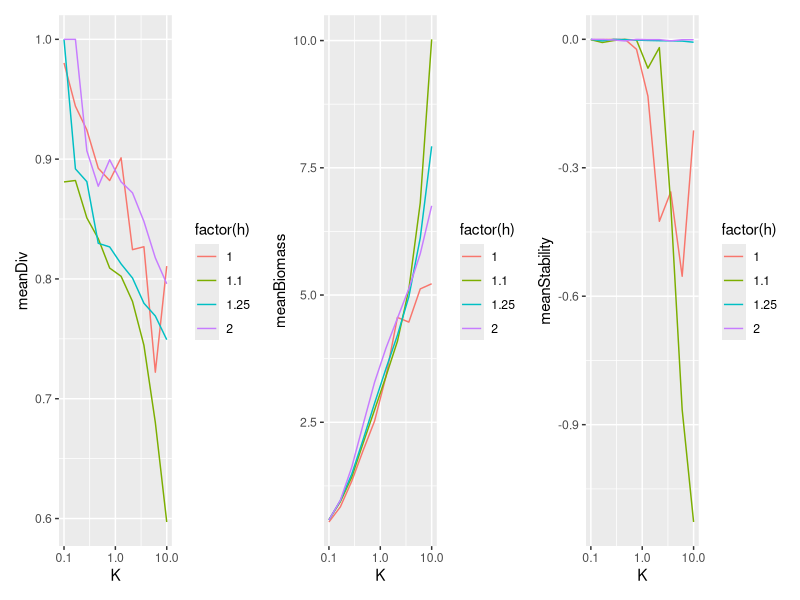
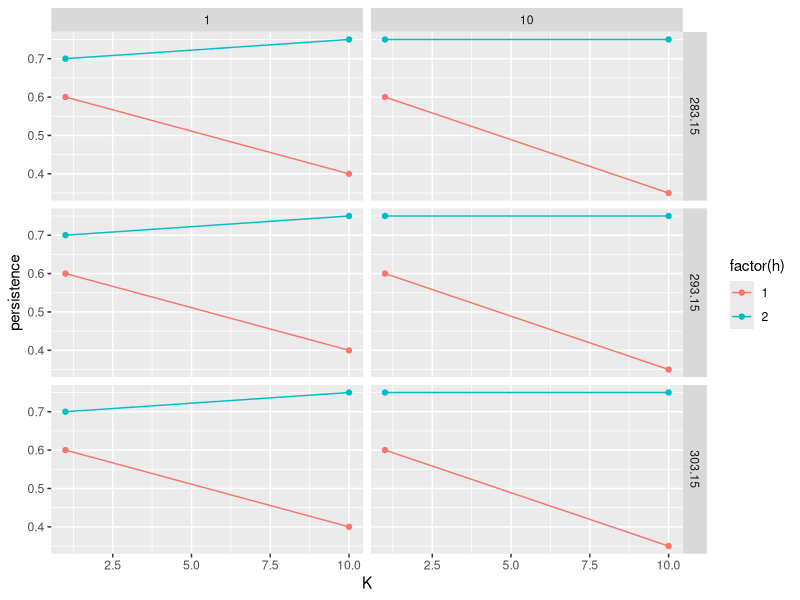

These figures' R source, in order:
library(tidyverse)
library(patchwork)

df <- read_csv("h-k_exp.csv")
df2 <- read_csv("outdf.csv")

sumDat_div <- df %>% 
  group_by(h,K) %>% 
  summarise(
    meanDiv = mean(diversity, na.rm = TRUE),
    meanBiomass = mean(biomass, na.rm = TRUE),
    meanStability = mean(stability, na.rm = TRUE),
  )
  
p1 <- ggplot(sumDat_div, aes(x = K, y = meanDiv, colour = factor(h)))+
  geom_line()+
  scale_x_log10()

p2 <- ggplot(sumDat_div, aes(x = K, y = meanBiomass, colour = factor(h)))+
  geom_line()+
  scale_x_log10()

p3 <- ggplot(sumDat_div, aes(x = K, y = meanStability, colour = factor(h)))+
  geom_line()+
  scale_x_log10()

p1+p2+p3

###
ggplot(df2, aes(x = K, y = persistence, colour = factor(h),
                group = h))+
  geom_point()+
  geom_line()+
  facet_grid(`T` ~ Z)
